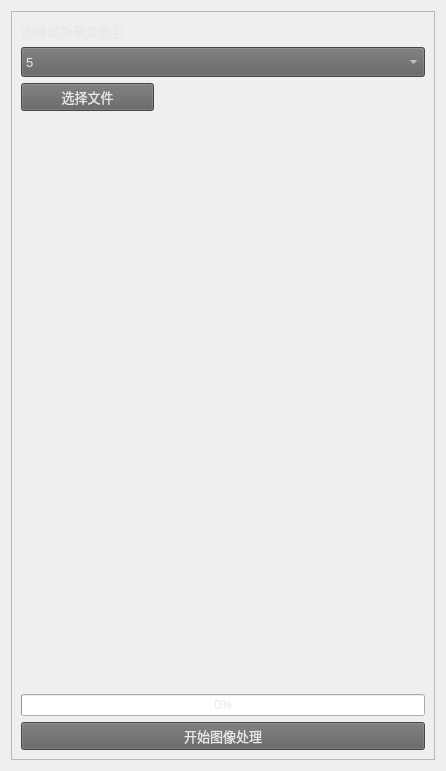
            <widget class="QWidget" name="scrollAreaWidgetContents">
             <property name="geometry">
              <rect>
               <x>0</x>
               <y>0</y>
               <width>446</width>
               <height>771</height>
              </rect>
             </property>
             <layout class="QVBoxLayout" name="verticalLayout_3" stretch="3">
              <item>
               <widget class="QFrame" name="frame">
                <property name="frameShape">
                 <enum>QFrame::StyledPanel</enum>
                </property>
                <property name="frameShadow">
                 <enum>QFrame::Raised</enum>
                </property>
                <layout class="QVBoxLayout" name="verticalLayout_2" stretch="0,0,0,0,0,0,0">
                 <item>
                  <widget class="QLabel" name="label_10">
                   <property name="font">
                    <font>
                     <family>Adobe Arabic</family>
                     <pointsize>10</pointsize>
                     <weight>50</weight>
                     <bold>false</bold>
                    </font>
                   </property>
                   <property name="styleSheet">
                    <string notr="true">color: rgb(232, 232, 232);
</string>
                   </property>
                   <property name="text">
                    <string>选择高斯聚类数目：</string>
                   </property>
                  </widget>
                 </item>
                 <item>
                  <widget class="QComboBox" name="comboBox">
                   <property name="minimumSize">
                    <size>
                     <width>0</width>
                     <height>30</height>
                    </size>
                   </property>
                   <property name="font">
                    <font>
                     <pointsize>10</pointsize>
                    </font>
                   </property>
                   <property name="styleSheet">
                    <string notr="true">color: rgb(232, 232, 232);
background-color: rgb(97, 97, 97)</string>
                   </property>
                   <item>
                    <property name="text">
                     <string>5</string>
                    </property>
                   </item>
                   <item>
                    <property name="text">
                     <string>6</string>
                    </property>
                   </item>
                   <item>
                    <property name="text">
                     <string>7</string>
                    </property>
                   </item>
                   <item>
                    <property name="text">
                     <string>8</string>
                    </property>
                   </item>
                   <item>
                    <property name="text">
                     <string>9</string>
                    </property>
                   </item>
                   <item>
                    <property name="text">
                     <string>10</string>
                    </property>
                   </item>
                  </widget>
                 </item>
                 <item>
                  <layout class="QHBoxLayout" name="horizontalLayout_4" stretch="1,2">
                   <item>
                    <widget class="QPushButton" name="SelectFile">
                     <property name="font">
                      <font>
                       <pointsize>10</pointsize>
                      </font>
                     </property>
                     <property name="styleSheet">
                      <string notr="true">color: rgb(232, 232, 232);
background-color: rgb(97, 97, 97)</string>
                     </property>
                     <property name="text">
                      <string>选择文件</string>
                     </property>
                     <property name="icon">
                      <iconset resource="image/image.qrc">
                       <normaloff>:/gmm/icons-shadowless-24/blue-document-text-image.png</normaloff>:/gmm/icons-shadowless-24/blue-document-text-image.png</iconset>
                     </property>
                     <property name="autoRepeatDelay">
                      <number>300</number>
                     </property>
                    </widget>
                   </item>
                   <item>
                    <widget class="QLabel" name="PathName">
                     <property name="minimumSize">
                      <size>
                       <width>0</width>
                       <height>0</height>
                      </size>
                     </property>
                     <property name="styleSheet">
                      <string notr="true">color: rgb(232, 232, 232);</string>
                     </property>
                     <property name="text">
                      <string/>
                     </property>
                    </widget>
                   </item>
                  </layout>
                 </item>
                 <item>
                  <widget class="QGroupBox" name="groupBox_12">
                   <property name="minimumSize">
                    <size>
                     <width>400</width>
                     <height>300</height>
                    </size>
                   </property>
                   <property name="styleSheet">
                    <string notr="true">QGroupBox{border: 0px solid rgb(30, 30, 30);}</string>
                   </property>
                   <property name="title">
                    <string/>
                   </property>
                  </widget>
                 </item>
                 <item>
                  <spacer name="verticalSpacer">
                   <property name="orientation">
                    <enum>Qt::Vertical</enum>
                   </property>
                   <property name="sizeHint" stdset="0">
                    <size>
                     <width>20</width>
                     <height>40</height>
                    </size>
                   </property>
                  </spacer>
                 </item>
                 <item>
                  <widget class="QProgressBar" name="progressBar">
                   <property name="styleSheet">
                    <string notr="true">color: rgb(232, 232, 232);</string>
                   </property>
                   <property name="value">
                    <number>0</number>
                   </property>
                  </widget>
                 </item>
                 <item>
                  <widget class="QPushButton" name="StartClustering">
                   <property name="font">
                    <font>
                     <pointsize>10</pointsize>
                    </font>
                   </property>
                   <property name="styleSheet">
                    <string notr="true">color: rgb(232, 232, 232);
background-color: rgb(97, 97, 97)</string>
                   </property>
                   <property name="text">
                    <string>开始图像处理</string>
                   </property>
                   <property name="icon">
                    <iconset resource="image/image.qrc">
                     <normaloff>:/gmm/icons-shadowless-24/arrow-circle-225.png</normaloff>:/gmm/icons-shadowless-24/arrow-circle-225.png</iconset>
                   </property>
                  </widget>
                 </item>
                </layout>
               </widget>
              </item>
             </layout>
            </widget>
